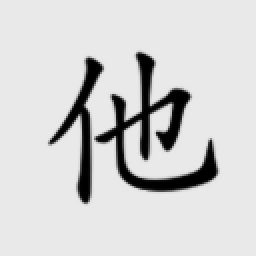
#> input picture data/prototypes/font_note/glyphs/U4ED6.png, 128 x 128 px (shown 2 times larger)
$ python -i skill_simulator.py   (imports and definitions only)
#> lines starting #> are read from the running program, lines starting #| are printed output that depends on the picture; after the words box and inside, x2 and y2 are one past the last pixel; in counts of white or black regions, pixels touching at a corner belong together
#> further down, picture is the input picture: PIL image 128x128 L; min 0, max 233, mean 210.1
### src/handwrite/temporal/age_profiles.py
"""Age-dependent handwriting characteristic profiles.

Defines handwriting parameters for different developmental stages:
lower elementary, upper elementary, middle school, high school, and adult.
"""

from __future__ import annotations

from dataclasses import dataclass
from enum import Enum


class AgeGroup(Enum):
    """Developmental age groups for handwriting simulation."""

    LOWER_ELEMENTARY = "lower_elementary"  # 小学低年级 (6-8)
    UPPER_ELEMENTARY = "upper_elementary"  # 小学高年级 (9-12)
    MIDDLE_SCHOOL = "middle_school"  # 初中 (13-15)
    HIGH_SCHOOL = "high_school"  # 高中 (16-18)
    ADULT = "adult"  # 成人 (18+)


@dataclass(frozen=True)
class AgeProfile:
    """Handwriting parameters for a specific age group.

    Attributes:
        jitter_x: Horizontal position jitter in pixels (random offset).
        jitter_y: Vertical position jitter in pixels (random offset).
        stability: Stroke stability factor (0.0 = very unstable, 1.0 = perfectly stable).
        size_variation: Character size variation ratio (0.0 = uniform, 0.4 = highly varied).
        pressure_variation: Stroke pressure variation (0.0 = uniform, 1.0 = highly varied).
        stroke_connection: Tendency for connected/cursive strokes (0.0 = block, 1.0 = flowing).
        speed_factor: Writing speed factor affecting smoothness (0.5 = slow/careful, 1.5 = fast).
        tilt_variation: Baseline tilt variation in degrees (0.0 = level, 5.0 = very tilted).
        line_straightness: How straight the baseline stays (0.0 = very wavy, 1.0 = ruler-straight).
        description: Human-readable description of this age group.
    """

    jitter_x: float
    jitter_y: float
    stability: float
    size_variation: float
    pressure_variation: float
    stroke_connection: float
    speed_factor: float
    tilt_variation: float
    line_straightness: float
    description: str


# Default profiles for each age group
_PROFILES: dict[AgeGroup, AgeProfile] = {
    AgeGroup.LOWER_ELEMENTARY: AgeProfile(
        jitter_x=4.0,
        jitter_y=5.0,
        stability=0.3,
        size_variation=0.30,
        pressure_variation=0.5,
        stroke_connection=0.0,
        speed_factor=0.5,
        tilt_variation=3.5,
        line_straightness=0.4,
        description="小学低年级：字迹歪扭、大小不一、笔画生硬、基线不稳",
    ),
    AgeGroup.UPPER_ELEMENTARY: AgeProfile(
        jitter_x=2.5,
        jitter_y=3.0,
        stability=0.55,
        size_variation=0.20,
        pressure_variation=0.35,
        stroke_connection=0.1,
        speed_factor=0.7,
        tilt_variation=2.0,
        line_straightness=0.6,
        description="小学高年级：基本工整但仍有歪斜、笔画不够流畅",
    ),
    AgeGroup.MIDDLE_SCHOOL: AgeProfile(
        jitter_x=1.5,
        jitter_y=1.5,
        stability=0.75,
        size_variation=0.12,
        pressure_variation=0.25,
        stroke_connection=0.3,
        speed_factor=0.9,
        tilt_variation=1.0,
        line_straightness=0.8,
        description="初中：书写工整、笔画规范、开始有个人风格",
    ),
    AgeGroup.HIGH_SCHOOL: AgeProfile(
        jitter_x=0.8,
        jitter_y=0.8,
        stability=0.90,
        size_variation=0.08,
        pressure_variation=0.20,
        stroke_connection=0.6,
        speed_factor=1.2,
        tilt_variation=0.5,
        line_straightness=0.9,
        description="高中：连笔增多、书写流畅快速、有明显个人风格",
    ),
    AgeGroup.ADULT: AgeProfile(
        jitter_x=0.5,
        jitter_y=0.5,
        stability=0.95,
        size_variation=0.05,
        pressure_variation=0.15,
        stroke_connection=0.7,
        speed_factor=1.3,
        tilt_variation=0.3,
        line_straightness=0.95,
        description="成人：书写成熟、笔画流畅连贯、风格稳定",
    ),
}


def get_age_profile(age_group: AgeGroup) -> AgeProfile:
    """Return the handwriting profile for the given age group.

    Args:
        age_group: The developmental age group.

    Returns:
        The AgeProfile with handwriting parameters.

    Raises:
        KeyError: If the age group is not defined.
    """
    return _PROFILES[age_group]


# [43 lines left out: functions list_age_groups, interpolate_profiles, not called in this run]


__all__ = [
    "AgeGroup",
    "AgeProfile",
    "get_age_profile",
    "interpolate_profiles",
    "list_age_groups",
]

### src/handwrite/temporal/skill_simulator.py
"""Writing skill simulator.

Applies age-dependent transformations to handwriting images, simulating
the motor control development at different stages of learning to write.
"""

from __future__ import annotations

import math
import random
from typing import Optional

import numpy as np
from PIL import Image, ImageDraw, ImageFilter

from .age_profiles import AgeGroup, AgeProfile, get_age_profile


class SkillSimulator:
    """Applies age-dependent handwriting distortions to character images.

    The simulator models five key developmental factors:
    - Position jitter (motor control precision)
    - Size variation (consistent letter sizing)
    - Pressure variation (pen pressure control)
    - Stroke connection (cursive tendency)
    - Baseline stability (line straightness)
    """

    def __init__(
        self,
        age_group: AgeGroup = AgeGroup.ADULT,
        profile: AgeProfile | None = None,
        seed: int | None = None,
    ) -> None:
        """Initialize the skill simulator.

        Args:
            age_group: The target age group.
            profile: Optional custom profile; overrides age_group if provided.
            seed: Random seed for reproducible output.
        """
        self._age_group = age_group
        self._profile = profile if profile is not None else get_age_profile(age_group)
        self._rng = random.Random(seed)
        self._np_rng = np.random.RandomState(seed if seed is not None else 42)

    @property
    def age_group(self) -> AgeGroup:
        """Return the configured age group."""
        return self._age_group

    @property
    def profile(self) -> AgeProfile:
        """Return the active handwriting profile."""
        return self._profile

    def apply_to_image(
        self,
        image: Image.Image,
        char_size: int | None = None,
    ) -> Image.Image:
        """Apply age-dependent distortions to a character image.

        Args:
            image: Source character image (grayscale or RGBA).
            char_size: Target size for the output. If None, uses the source size.

        Returns:
            A new Image with age-dependent distortions applied.
        """
        if char_size is None:
            char_size = max(image.size)
#> char_size = 128

        result = image.convert("RGBA")

        # Step 1: Apply size variation
        result = self._apply_size_variation(result, char_size)

        # Step 2: Apply jitter (position offset)
        result = self._apply_jitter(result, char_size)

        # Step 3: Apply pressure variation
        result = self._apply_pressure_variation(result)

        # Step 4: Apply tilt variation
        result = self._apply_tilt_variation(result)

        # Step 5: Apply stroke roughness for younger writers
        result = self._apply_stroke_roughness(result)

        # Step 6: Apply speed-based smoothing for older writers
        result = self._apply_speed_smoothing(result)

        # Ensure correct output size
        if result.size != (char_size, char_size):
            result = result.resize((char_size, char_size), Image.Resampling.LANCZOS)

        return result

    def apply_jitter_to_offset(
        self,
        x: float,
        y: float,
    ) -> tuple[float, float]:
        """Apply jitter to a character position offset.

        Useful for composing multiple characters with age-appropriate
        positional variation.

        Args:
            x: Original x position.
            y: Original y position.

        Returns:
            Tuple of (jittered_x, jittered_y).
        """
        profile = self._profile
        dx = self._rng.gauss(0, profile.jitter_x)
        dy = self._rng.gauss(0, profile.jitter_y)
        return (x + dx, y + dy)

    def vary_size(self, base_size: int) -> int:
        """Return a varied character size based on the age profile.

        Args:
            base_size: The nominal character size.

        Returns:
            A size value with age-appropriate variation.
        """
        variation = self._profile.size_variation
        factor = 1.0 + self._rng.gauss(0, variation)
        factor = max(0.5, min(1.5, factor))
        return max(8, int(base_size * factor))

    def _apply_size_variation(
        self,
        image: Image.Image,
        char_size: int,
    ) -> Image.Image:
        """Scale the character with age-dependent size variation."""
#> called with char_size = 128
        varied_size = self.vary_size(char_size)
#> varied_size = 118
        if varied_size == char_size:
            return image

        scaled = image.resize((varied_size, varied_size), Image.Resampling.LANCZOS)
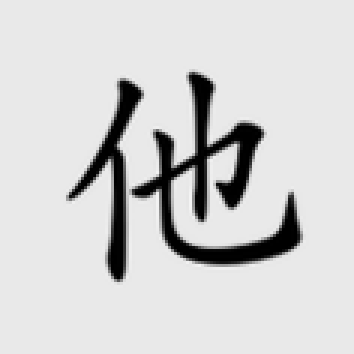
#> scaled: PIL image 118x118 RGBA (shown 3 times larger); mean R, G, B, A 210.2, 210.2, 210.2, 255
        canvas = Image.new("RGBA", (char_size, char_size), (0, 0, 0, 0))
#> canvas: PIL image 128x128 RGBA; every value is 0

        # Center the varied character
        offset_x = (char_size - varied_size) // 2
#> offset_x = 5
        offset_y = (char_size - varied_size) // 2
#> offset_y = 5
        canvas.paste(scaled, (offset_x, offset_y))
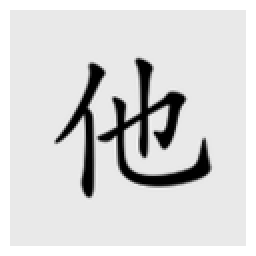
#> canvas: PIL image 128x128 RGBA (shown 2 times larger); mean R, G, B, A 178.6, 178.6, 178.6, 216.7; transparent parts drawn white
        return canvas

    def _apply_jitter(
        self,
        image: Image.Image,
        char_size: int,
    ) -> Image.Image:
        """Apply random positional jitter to the character."""
        profile = self._profile
        dx = int(self._rng.gauss(0, profile.jitter_x))
        dy = int(self._rng.gauss(0, profile.jitter_y))

        if dx == 0 and dy == 0:
            return image

        canvas = Image.new("RGBA", image.size, (0, 0, 0, 0))
        canvas.paste(image, (dx, dy))
        return canvas

    def _apply_pressure_variation(
        self,
        image: Image.Image,
    ) -> Image.Image:
        """Simulate pen pressure variation by adjusting ink darkness."""
        variation = self._profile.pressure_variation
        if variation < 0.01:
            return image

        # Random pressure factor: darker or lighter
        pressure = 1.0 + self._rng.gauss(0, variation * 0.3)
        pressure = max(0.5, min(1.5, pressure))

        arr = np.array(image.convert("RGBA"), dtype=np.float32)

        # Modify RGB channels based on pressure (affect ink darkness)
        # Lower pressure = lighter ink (higher pixel values toward white)
        for c in range(3):
            channel = arr[:, :, c]
            ink_mask = channel < 240
            # Push ink pixels toward white (lighter) or keep dark (heavier)
            if pressure < 1.0:
                channel[ink_mask] = channel[ink_mask] + (255.0 - channel[ink_mask]) * (1.0 - pressure)
            arr[:, :, c] = channel
#> this loop made 3 passes
#> pass 1, in _apply_pressure_variation, `channel = arr[:, :, c]`:
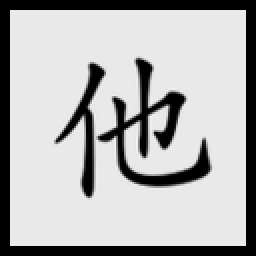
#> channel: shape (128, 128) float32 (shown 2 times larger); min 0, max 243, mean 178.6
#> pass 1, in _apply_pressure_variation, `ink_mask = channel < 240`:
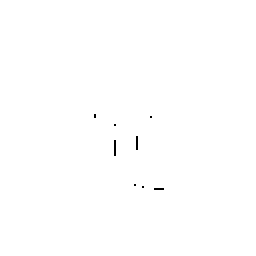
#> ink_mask: shape (128, 128) bool (shown 2 times larger); 99.8% white; black in thin lines or dots, all inside (x1, y1, x2, y2) = (47, 57, 82, 95)

        return Image.fromarray(np.clip(arr, 0, 255).astype(np.uint8), "RGBA")

    def _apply_tilt_variation(
        self,
        image: Image.Image,
    ) -> Image.Image:
        """Apply slight rotation to simulate baseline tilt."""
        tilt = self._profile.tilt_variation
        if tilt < 0.1:
            return image

        angle = self._rng.gauss(0, tilt)
        return image.rotate(angle, resample=Image.Resampling.BICUBIC, expand=False)

    def _apply_stroke_roughness(
        self,
        image: Image.Image,
    ) -> Image.Image:
        """Apply roughness to strokes for younger writers.

        Low stability means more jittery strokes, simulated by adding
        a small amount of noise to the character edges.
        """
        profile = self._profile
        roughness = 1.0 - profile.stability
        if roughness < 0.05:
            return image

        arr = np.array(image.convert("RGBA"), dtype=np.float32)
        noise_scale = roughness * 15.0

        # Add noise to all channels, but stronger near ink edges
        noise = self._np_rng.normal(0, noise_scale, arr.shape[:2])

        # Find edge pixels (where alpha changes rapidly)
        alpha = arr[:, :, 3]
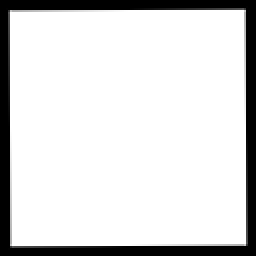
#> alpha: shape (128, 128) float32 (shown 2 times larger); min 0, max 255, mean 216.7
        edge_mask = alpha > 10
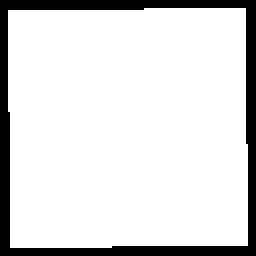
#> edge_mask: shape (128, 128) bool (shown 2 times larger); 86.2% white; 1 black region, box (x1, y1, x2, y2) and area: (0, 0, 128, 128) 2256

        for c in range(4):
            channel = arr[:, :, c]
            # Apply noise more strongly to ink pixels
            channel[edge_mask] += noise[edge_mask] * (0.5 if c == 3 else 1.0)
            arr[:, :, c] = channel
#> this loop made 4 passes
#> pass 1, in _apply_stroke_roughness, `channel = arr[:, :, c]`:
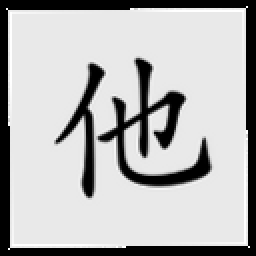
#> channel: shape (128, 128) float32 (shown 2 times larger); min 0, max 255, mean 182.2

        return Image.fromarray(np.clip(arr, 0, 255).astype(np.uint8), "RGBA")

    def _apply_speed_smoothing(
        self,
        image: Image.Image,
    ) -> Image.Image:
        """Apply smoothing for faster writing (older age groups).

        Higher speed factor leads to slight Gaussian blur, simulating
        the fluid motion of fast writing.
        """
        speed = self._profile.speed_factor
        if speed < 0.8:
            return image

        blur_radius = (speed - 0.8) * 0.8  # 0.0 at speed=0.8, 0.4 at speed=1.3
        if blur_radius < 0.1:
            return image

        # Only blur the ink channels
        arr = np.array(image.convert("RGBA"), dtype=np.float32)
        ink_mask = arr[:, :, 3] > 10

        if not np.any(ink_mask):
            return image

        blurred = image.filter(ImageFilter.GaussianBlur(radius=blur_radius))
        blurred_arr = np.array(blurred.convert("RGBA"), dtype=np.float32)

        # Blend: use blurred version for ink, keep original for background
        result = arr.copy()
        result[ink_mask] = blurred_arr[ink_mask]
#> result: shape (128, 128, 4) float32

        return Image.fromarray(np.clip(result, 0, 255).astype(np.uint8), "RGBA")


__all__ = ["SkillSimulator"]

>>> from PIL import Image
>>> picture = Image.open('../../../data/prototypes/font_note/glyphs/U4ED6.png')
>>> result = SkillSimulator().apply_to_image(picture)
